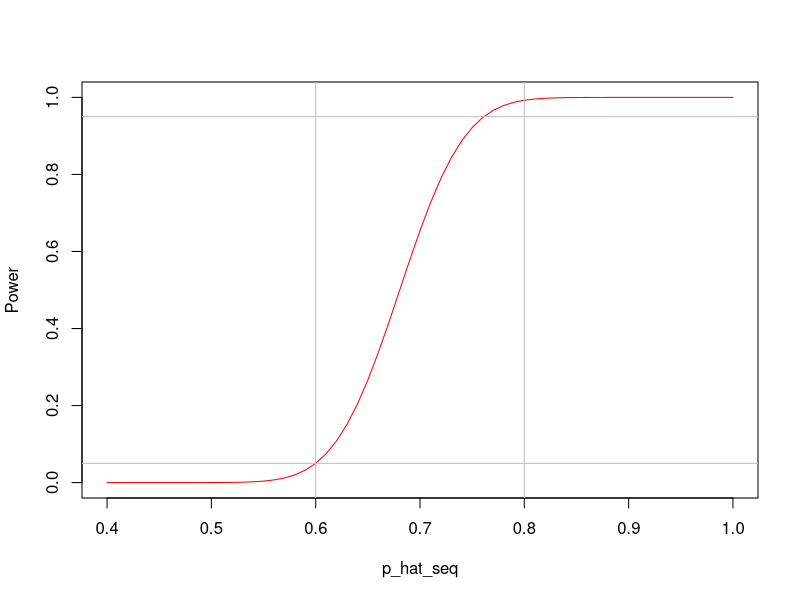
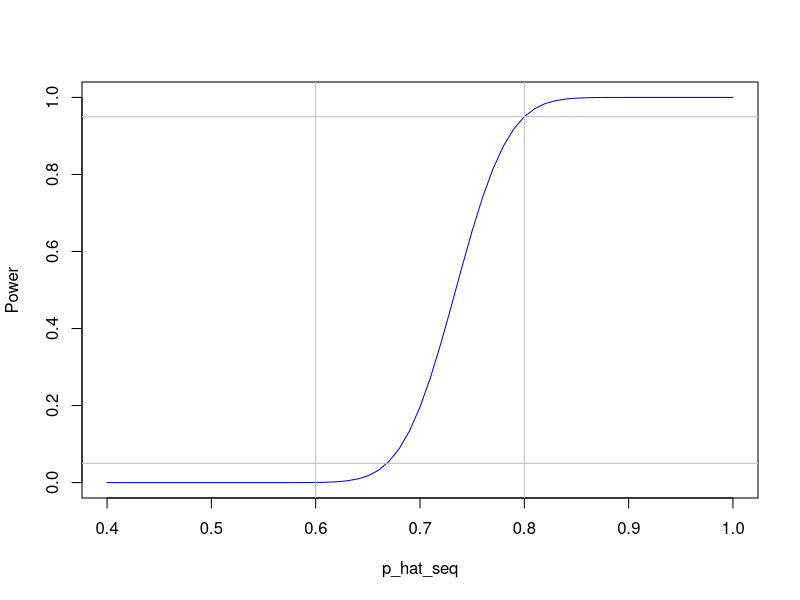

Source code (R) for these figures, in order:
## ---- chunk 1
knitr::opts_chunk$set(echo = TRUE)
## ---- chunk 2

n = 100
p = 0.6
sd = sqrt((p * (1 - p)/n))


critical_value_1<-qnorm(0.95,p,sd)
critical_value_1

p_hat_seq = seq(0.4, 1, 0.01)
power<-1-pnorm(critical_value_1,p_hat_seq,sd)
plot(p_hat_seq, power, type = "l", ylab = "Power" , col = "red")

abline(h = 0.05, col = "grey", lwd = 1)
abline(h = 0.95, col = "grey", lwd = 1)
abline(v = 0.6, col = "grey", lwd = 1)
abline(v = 0.8, col = "grey", lwd = 1)

## ---- chunk 3

n = 100
p = 0.8
sd = sqrt((p * (1 - p)/n))

## critical value
critical_value_2<-qnorm(0.05,p,sd)
critical_value_2

p_hat_seq = seq(0.4, 1, 0.01)
power<-1-pnorm(critical_value_2,p_hat_seq,sd)

plot(p_hat_seq, power, type = "l", ylab = "Power" , col = "blue")
abline(h = 0.05, col = "grey", lwd = 1)
abline(h = 0.95, col = "grey", lwd = 1)
abline(v = 0.6, col = "grey", lwd = 1)
abline(v = 0.8, col = "grey", lwd = 1)

